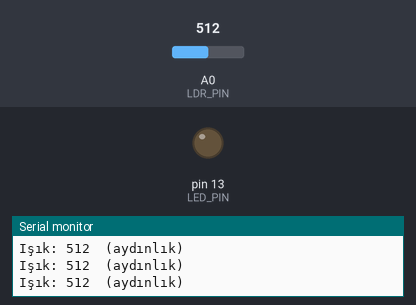
This sketch was run on a simulated Arduino Uno, built with avr-gcc and run on an emulated ATmega328P. On the bench: output pins drawn as LEDs (lit = HIGH), the last lines printed to the serial monitor. The inputs (shaded band) are chosen by the test bench; at power-on: A0 (LDR_PIN) = 512.

Above: at 1.2 s.
1.3 s: A0 (LDR_PIN) set to 316
2.8 s: A0 (LDR_PIN) set to 284
At 4.2 s:
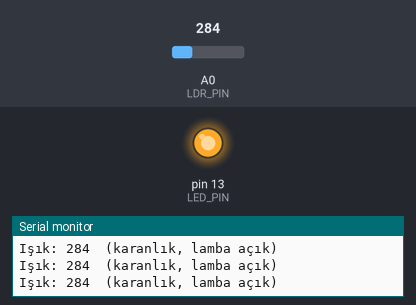
4.5 s: A0 (LDR_PIN) set to 306
At 5.6 s:
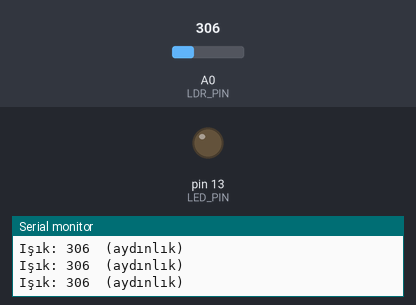
6.0 s: A0 (LDR_PIN) set to 290
At 6.8 s:
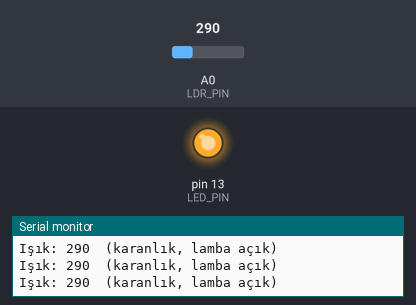
Timing chart, 0 to 8.5 s (numbered marks = the images above; inputs shaded):
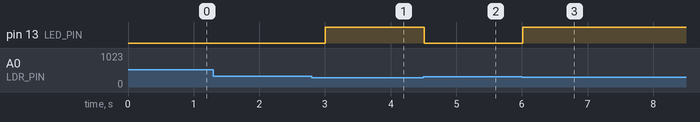

The sketch:

gece-lambasi.ino
```cpp
// Gece lambası: LDR ile 10 kΩ'luk direnç bir gerilim bölücü kurar (LDR üstte, direnç altta).
// Karanlıkta LDR'nin direnci büyür, A0'daki gerilim düşer; okunan değer eşiğin altına inince
// D13'teki LED yanar.
const int LDR_PIN = A0;
const int LED_PIN = 13;
const int THRESHOLD = 300;

void setup() {
  Serial.begin(9600);
  pinMode(LED_PIN, OUTPUT);
}

void loop() {
  int light = analogRead(LDR_PIN);
  digitalWrite(LED_PIN, light < THRESHOLD ? HIGH : LOW);
  Serial.print("Işık: ");
  Serial.print(light);
  Serial.println(light < THRESHOLD ? "  (karanlık, lamba açık)" : "  (aydınlık)");
  delay(250);
}
```

Measured:
- the behaviour switches between 300 and 299 on A0 (LDR_PIN) (found by bisection; images 0 and 1)
- after the input at 2.8 s, pin 13 (LED_PIN): LOW → HIGH after 0.21 s
- after the input at 4.5 s, pin 13 (LED_PIN): HIGH → LOW at once
- after the input at 6.0 s, pin 13 (LED_PIN): LOW → HIGH at once
